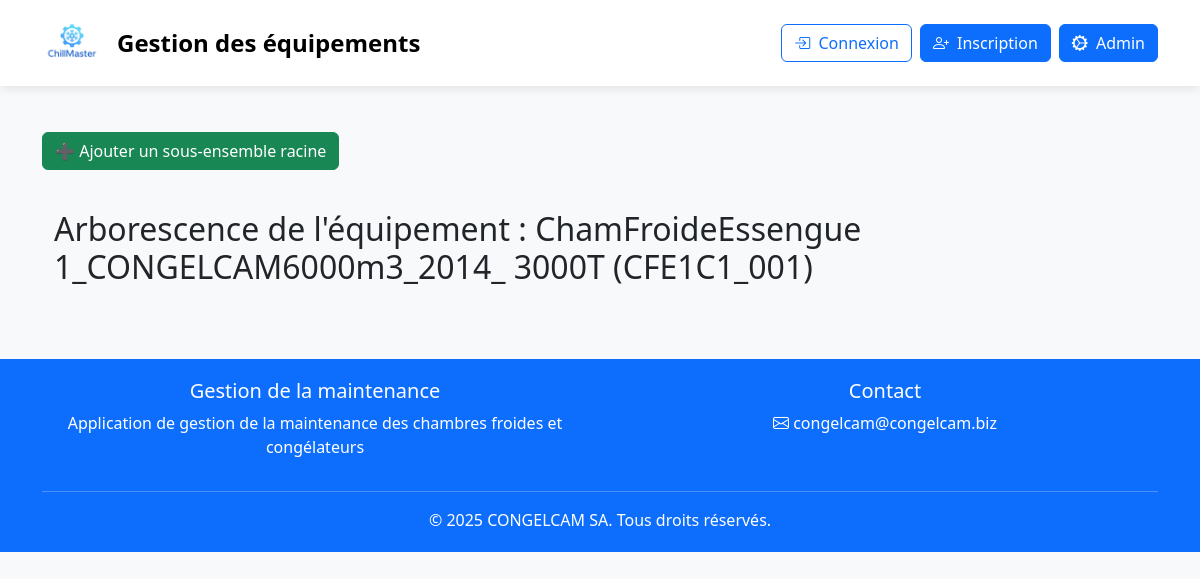
/equipments/CFE1C1_001/arbre/, run on the app's committed database.
### equipments/models.py (models this page shows, shortened)
class Equipment(models.Model):
    FAMILY_CHOICES = [
        ('CF', 'Chambre Froide'),
        ('CG', 'Congélateur'),
    ]
    STATUS_CHOICES = [
        ('actif', 'Actif'),
        ('panne', 'En panne'),
        ('arret', 'Arrêt'),
    ]
    SITE_CHOICES = [
        ('digue', 'DIGUE'),
        ('cittma', 'CITTMA'),
        ('sotranav', 'SOTRANAV'),
        ('E1', 'ESSENGUE 1'),
        ('E2', 'ESSENGUE 2'),
        ('E3', 'ESSENGUE 3'),
        ('E4', 'ESSENGUE 4'),
        ('E5', 'ESSENGUE 5'),
        ('E6', 'ESSENGUE 6'),
        ('bonaberi', 'BONABERI'),
    ]
    family = models.CharField(max_length=2, choices=FAMILY_CHOICES, verbose_name="Famille")
    sub_family = models.CharField(max_length=100, verbose_name="Sous-famille")
    code = models.CharField(max_length=50, primary_key=True, verbose_name="Code")
    designation = models.CharField(max_length=200, verbose_name="Désignation")
    capacity = models.DecimalField(max_digits=7, decimal_places=2, verbose_name="Capacité (T)")
    site = models.CharField(max_length=100, choices=SITE_CHOICES, verbose_name="Site")
    number = models.CharField(max_length=50, verbose_name="Numéro")
    group_count = models.IntegerField(verbose_name="Nombre de groupes")
    power_per_group = models.DecimalField(max_digits=5, decimal_places=2, verbose_name="Puissance/groupe (kW)")
    manufacturer = models.CharField(max_length=100, verbose_name="Constructeur")
    temperature_setpoint = models.DecimalField(max_digits=5, decimal_places=2, verbose_name="T° consigne")
    status = models.CharField(max_length=10, choices=STATUS_CHOICES, verbose_name="Statut")
    commissioning_date = models.DateField(verbose_name="Date de mise en service")
    documentation = models.FileField(upload_to='equipments/docs/', blank=True, null=True, verbose_name="Documentation")
    class Meta:
        ordering = ['family', 'code']
        verbose_name = "Équipement"
        verbose_name_plural = "Équipements"

### equipments/views.py (the view)
# urls.py: path('<str:code>/arbre/', views.equipment_tree_html, name='equipment_tree_html'),
def equipment_tree_html(request, code):
    equipment = get_object_or_404(Equipment, code=code)
    racines = SousEnsemble.objects.filter(equipement=equipment, parent__isnull=True)
    arbo = [r.get_arborescence() for r in racines]
    return render(request, 'equipments/equipment_tree.html', {
        'equipement': equipment,
        'arborescence': arbo
    })

### equipments/templates/equipments/equipment_tree.html (shortened to what this page needs)
{% extends 'equipments/base.html' %}
{% block content %}
<a href="{% url 'equipments:sous_ensemble_create' equipement_pk=equipement.code %}"
   class="btn btn-success mb-3">
   ➕ Ajouter un sous-ensemble racine
</a>
<div class="container mt-4">
    <h2>Arborescence de l'équipement : {{ equipement.designation }} ({{ equipement.code }})</h2>
</div>
{% endblock %}

### equipments/templates/equipments/base.html (style rules this page uses)
body { background-color: #f8f9fa; }

### data on the page
Equipment: designation "ChamFroideEssengue 1_CONGELCAM6000m3_2014_ 3000T", code "CFE1C1_001"
